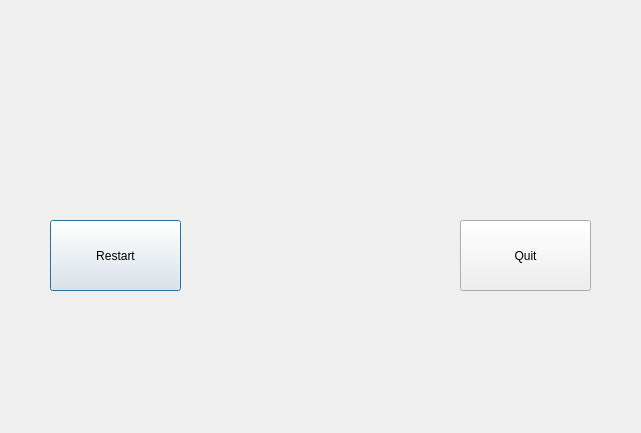
<?xml version="1.0" encoding="UTF-8"?>
<ui version="4.0">
 <class>Dialog</class>
 <widget class="QDialog" name="Dialog">
  <property name="geometry">
   <rect>
    <x>0</x>
    <y>0</y>
    <width>641</width>
    <height>433</height>
   </rect>
  </property>
  <property name="windowTitle">
   <string>Dialog</string>
  </property>
  <property name="styleSheet">
   <string notr="true">QDialog{ image: url(:/res/gameOver3.jpg) };</string>
  </property>
  <widget class="QPushButton" name="pushButton">
   <property name="geometry">
    <rect>
     <x>50</x>
     <y>220</y>
     <width>131</width>
     <height>71</height>
    </rect>
   </property>
   <property name="styleSheet">
    <string notr="true">QPushButton{ background: black; color: white; font: 500 10pt &quot;Source Code Pro Medium&quot;};</string>
   </property>
   <property name="text">
    <string>Restart</string>
   </property>
  </widget>
  <widget class="QPushButton" name="pushButton_2">
   <property name="geometry">
    <rect>
     <x>460</x>
     <y>220</y>
     <width>131</width>
     <height>71</height>
    </rect>
   </property>
   <property name="styleSheet">
    <string notr="true">QPushButton{ background: black; color: white; font: 500 10pt &quot;Source Code Pro Medium&quot;};</string>
   </property>
   <property name="text">
    <string>Quit</string>
   </property>
  </widget>
 </widget>
 <resources/>
 <connections/>
</ui>
